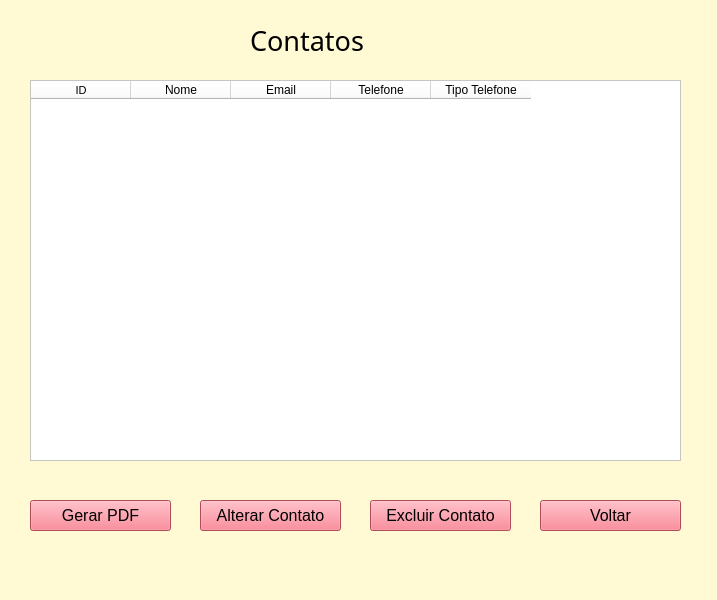
<?xml version="1.0" encoding="UTF-8"?>
<ui version="4.0">
 <class>MainWindow</class>
 <widget class="QMainWindow" name="MainWindow">
  <property name="geometry">
   <rect>
    <x>0</x>
    <y>0</y>
    <width>717</width>
    <height>600</height>
   </rect>
  </property>
  <property name="windowTitle">
   <string>MainWindow</string>
  </property>
  <property name="styleSheet">
   <string notr="true">background-color: rgb(255, 249, 212);</string>
  </property>
  <widget class="QWidget" name="centralwidget">
   <widget class="QTableWidget" name="tabela">
    <property name="geometry">
     <rect>
      <x>30</x>
      <y>80</y>
      <width>651</width>
      <height>381</height>
     </rect>
    </property>
    <property name="styleSheet">
     <string notr="true">background-color: rgb(255, 255, 255);
border-color: rgb(0, 0, 0);
gridline-color: rgb(6, 6, 6);</string>
    </property>
    <column>
     <property name="text">
      <string>ID</string>
     </property>
     <property name="font">
      <font>
       <pointsize>8</pointsize>
      </font>
     </property>
    </column>
    <column>
     <property name="text">
      <string>Nome</string>
     </property>
    </column>
    <column>
     <property name="text">
      <string>Email</string>
     </property>
    </column>
    <column>
     <property name="text">
      <string>Telefone</string>
     </property>
    </column>
    <column>
     <property name="text">
      <string>Tipo Telefone</string>
     </property>
    </column>
   </widget>
   <widget class="QPushButton" name="btnPDF">
    <property name="geometry">
     <rect>
      <x>30</x>
      <y>500</y>
      <width>141</width>
      <height>31</height>
     </rect>
    </property>
    <property name="font">
     <font>
      <pointsize>12</pointsize>
     </font>
    </property>
    <property name="styleSheet">
     <string notr="true">background-color: rgba(244, 107, 123, 1);
selection-background-color: rgba(142, 214, 128, 1);</string>
    </property>
    <property name="text">
     <string>Gerar PDF</string>
    </property>
   </widget>
   <widget class="QPushButton" name="btnAlterar">
    <property name="geometry">
     <rect>
      <x>200</x>
      <y>500</y>
      <width>141</width>
      <height>31</height>
     </rect>
    </property>
    <property name="font">
     <font>
      <pointsize>12</pointsize>
     </font>
    </property>
    <property name="styleSheet">
     <string notr="true">background-color: rgba(244, 107, 123, 1);
selection-background-color: rgba(142, 214, 128, 1);</string>
    </property>
    <property name="text">
     <string>Alterar Contato</string>
    </property>
   </widget>
   <widget class="QPushButton" name="btnExcluir">
    <property name="geometry">
     <rect>
      <x>370</x>
      <y>500</y>
      <width>141</width>
      <height>31</height>
     </rect>
    </property>
    <property name="font">
     <font>
      <pointsize>12</pointsize>
     </font>
    </property>
    <property name="styleSheet">
     <string notr="true">background-color: rgba(244, 107, 123, 1);
selection-background-color: rgba(142, 214, 128, 1);</string>
    </property>
    <property name="text">
     <string>Excluir Contato</string>
    </property>
   </widget>
   <widget class="QPushButton" name="btnVoltar">
    <property name="geometry">
     <rect>
      <x>540</x>
      <y>500</y>
      <width>141</width>
      <height>31</height>
     </rect>
    </property>
    <property name="font">
     <font>
      <pointsize>12</pointsize>
     </font>
    </property>
    <property name="styleSheet">
     <string notr="true">background-color: rgba(244, 107, 123, 1);
selection-background-color: rgba(142, 214, 128, 1);</string>
    </property>
    <property name="text">
     <string>Voltar</string>
    </property>
   </widget>
   <widget class="QLabel" name="label">
    <property name="geometry">
     <rect>
      <x>250</x>
      <y>10</y>
      <width>251</width>
      <height>61</height>
     </rect>
    </property>
    <property name="font">
     <font>
      <family>Wide Latin</family>
      <pointsize>20</pointsize>
     </font>
    </property>
    <property name="text">
     <string>Contatos</string>
    </property>
   </widget>
  </widget>
  <widget class="QMenuBar" name="menubar">
   <property name="geometry">
    <rect>
     <x>0</x>
     <y>0</y>
     <width>717</width>
     <height>26</height>
    </rect>
   </property>
  </widget>
  <widget class="QStatusBar" name="statusbar"/>
 </widget>
 <resources/>
 <connections/>
</ui>
